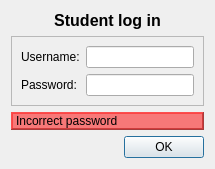
<?xml version="1.0" encoding="UTF-8"?>
<ui version="4.0">
 <class>studentOptions</class>
 <widget class="QDialog" name="studentOptions">
  <property name="geometry">
   <rect>
    <x>0</x>
    <y>0</y>
    <width>400</width>
    <height>300</height>
   </rect>
  </property>
  <property name="windowTitle">
   <string>Authentication</string>
  </property>
  <layout class="QGridLayout" name="gridLayout">
   <property name="sizeConstraint">
    <enum>QLayout::SetFixedSize</enum>
   </property>
   <item row="3" column="0" alignment="Qt::AlignRight">
    <widget class="QFrame" name="buttonsFrame">
     <property name="sizePolicy">
      <sizepolicy hsizetype="Preferred" vsizetype="Fixed">
       <horstretch>0</horstretch>
       <verstretch>0</verstretch>
      </sizepolicy>
     </property>
     <property name="frameShape">
      <enum>QFrame::NoFrame</enum>
     </property>
     <property name="frameShadow">
      <enum>QFrame::Plain</enum>
     </property>
     <layout class="QHBoxLayout" name="horizontalLayout">
      <property name="leftMargin">
       <number>0</number>
      </property>
      <property name="topMargin">
       <number>0</number>
      </property>
      <property name="rightMargin">
       <number>0</number>
      </property>
      <property name="bottomMargin">
       <number>0</number>
      </property>
      <item>
       <widget class="QPushButton" name="okButton">
        <property name="sizePolicy">
         <sizepolicy hsizetype="Fixed" vsizetype="Fixed">
          <horstretch>0</horstretch>
          <verstretch>0</verstretch>
         </sizepolicy>
        </property>
        <property name="text">
         <string notr="true">OK</string>
        </property>
       </widget>
      </item>
     </layout>
    </widget>
   </item>
   <item row="0" column="0">
    <widget class="QLabel" name="titleLabel">
     <property name="sizePolicy">
      <sizepolicy hsizetype="Preferred" vsizetype="Fixed">
       <horstretch>0</horstretch>
       <verstretch>0</verstretch>
      </sizepolicy>
     </property>
     <property name="font">
      <font>
       <pointsize>12</pointsize>
       <weight>75</weight>
       <bold>true</bold>
      </font>
     </property>
     <property name="text">
      <string>Student log in</string>
     </property>
     <property name="alignment">
      <set>Qt::AlignCenter</set>
     </property>
    </widget>
   </item>
   <item row="1" column="0">
    <widget class="QFrame" name="form">
     <property name="frameShape">
      <enum>QFrame::StyledPanel</enum>
     </property>
     <property name="frameShadow">
      <enum>QFrame::Raised</enum>
     </property>
     <layout class="QFormLayout" name="formLayout">
      <item row="0" column="0">
       <widget class="QLabel" name="usernameLabel">
        <property name="text">
         <string>Username:</string>
        </property>
       </widget>
      </item>
      <item row="0" column="1">
       <widget class="QLineEdit" name="usernameEdit">
        <property name="maxLength">
         <number>128</number>
        </property>
       </widget>
      </item>
      <item row="1" column="0">
       <widget class="QLabel" name="passwordLabel">
        <property name="text">
         <string>Password:</string>
        </property>
       </widget>
      </item>
      <item row="1" column="1">
       <widget class="QLineEdit" name="passwordEdit">
        <property name="maxLength">
         <number>32</number>
        </property>
        <property name="echoMode">
         <enum>QLineEdit::Password</enum>
        </property>
       </widget>
      </item>
     </layout>
    </widget>
   </item>
   <item row="2" column="0">
    <widget class="QLabel" name="errorLabel">
     <property name="sizePolicy">
      <sizepolicy hsizetype="Expanding" vsizetype="Fixed">
       <horstretch>0</horstretch>
       <verstretch>0</verstretch>
      </sizepolicy>
     </property>
     <property name="styleSheet">
      <string notr="true">background-color: rgba(255, 0, 0, 0.5);</string>
     </property>
     <property name="frameShape">
      <enum>QFrame::WinPanel</enum>
     </property>
     <property name="frameShadow">
      <enum>QFrame::Raised</enum>
     </property>
     <property name="text">
      <string>Incorrect password</string>
     </property>
    </widget>
   </item>
  </layout>
 </widget>
 <resources/>
 <connections/>
</ui>
